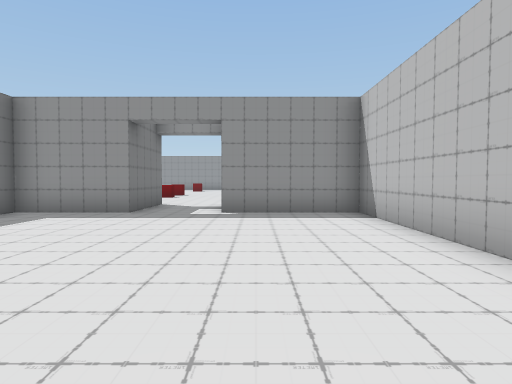
View 1 (above)

18 first-person views from a walk through a 3-D level made in the Unity game engine. The camera is 1.4 m above the floor, tilts 2° down and sees 75° across. The floor is counted in squares, 2 m on a side. Each view is taken from the middle of a square. On the plan, view 1 faces up. The plan holds only what a view shows up to about 10 squares ahead; the rest is blank. The place goes on beyond the plan. The player character is not drawn. Door leaves are left out, so doorways stand open.

View 2
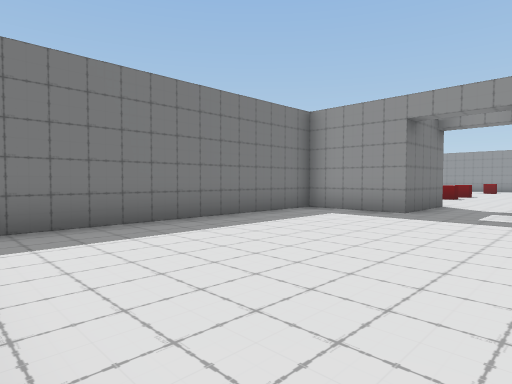

View 3
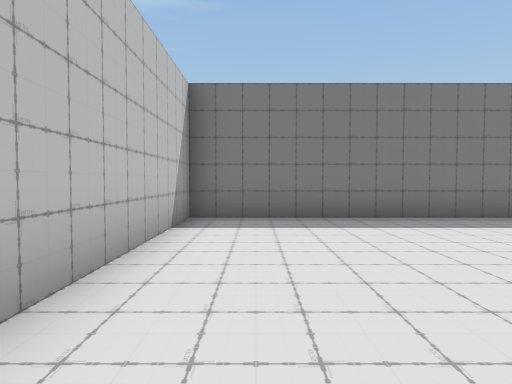

View 4
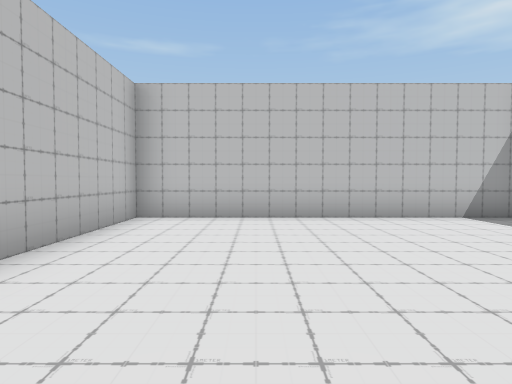

View 5
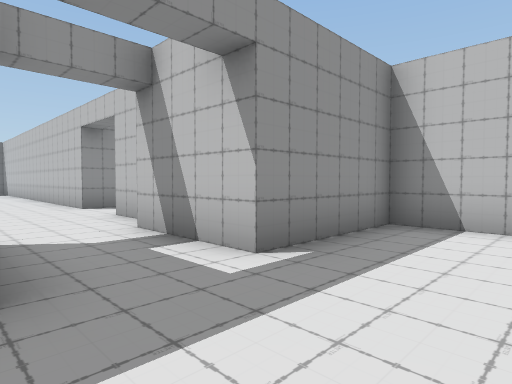

View 6
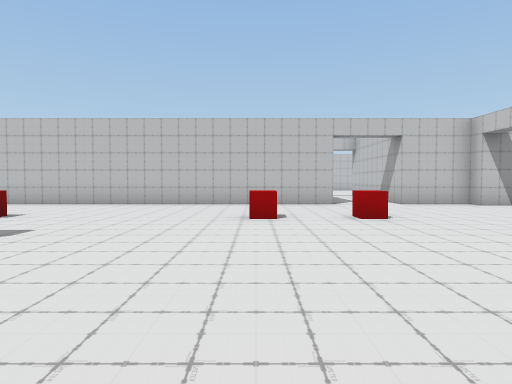

View 7
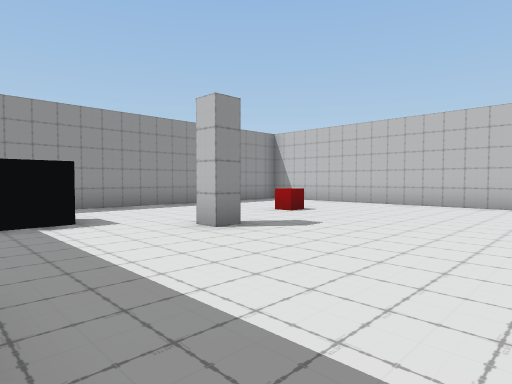

View 8
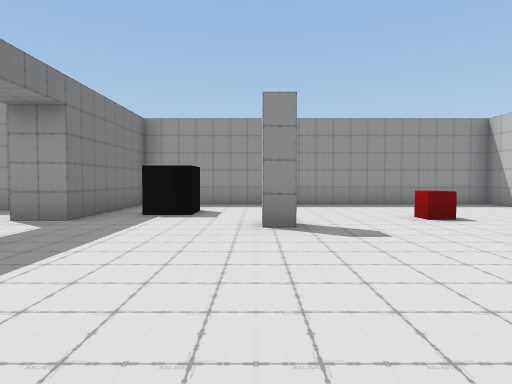

View 9
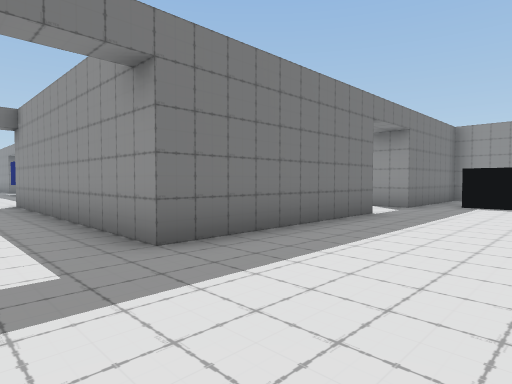

View 10
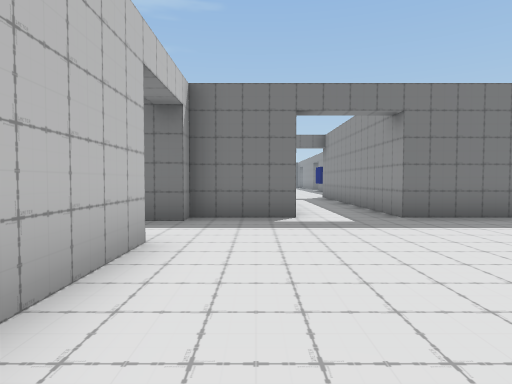

View 11
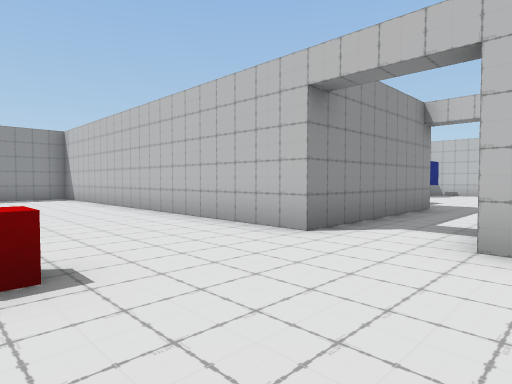

View 12
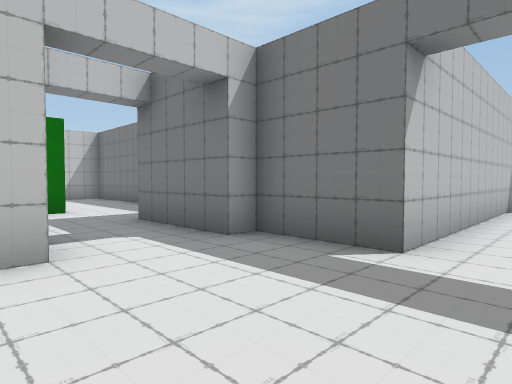

View 13
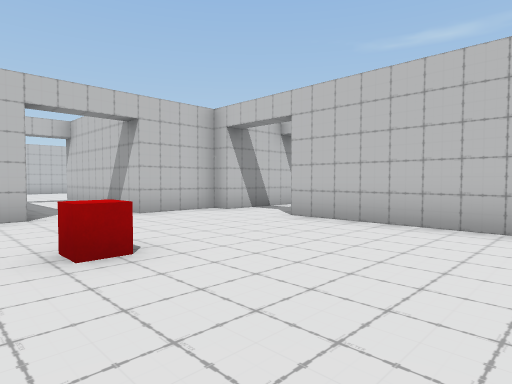

View 14
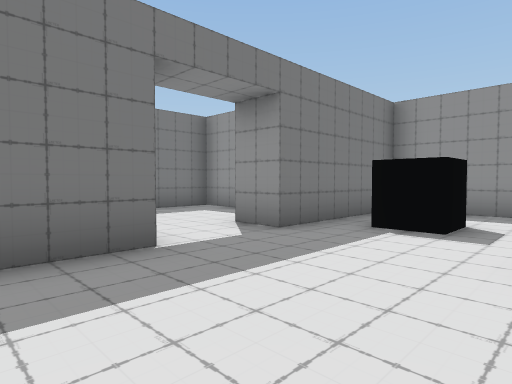

View 15
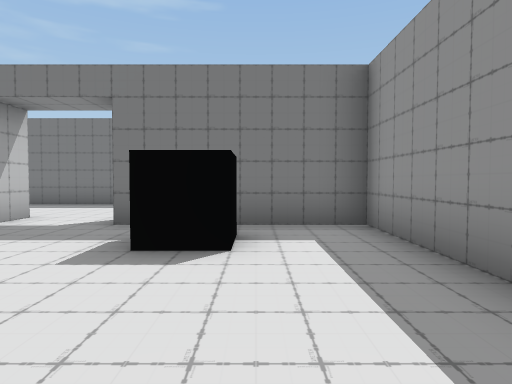

View 16
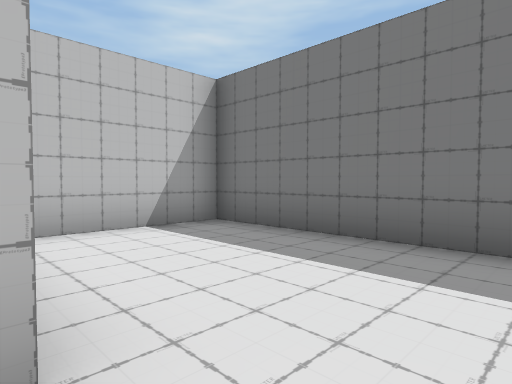

View 17
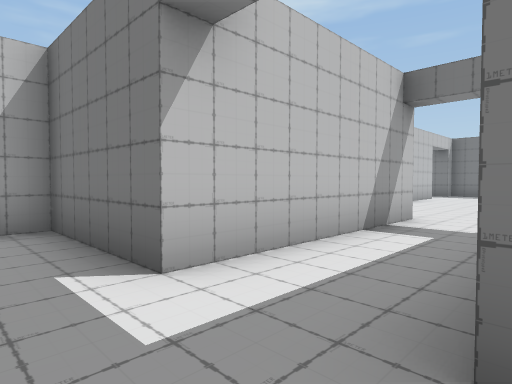

View 18
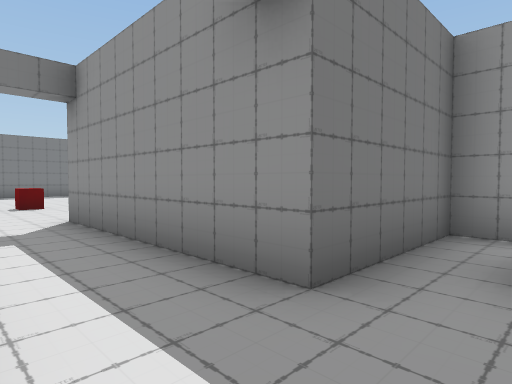

### Floor plan
Ten units are one square. View 1 is at (0, 0); x grows to the right and y downward. Boxes are objects, and circles mark ways between rooms. Rooms are numbered by the first view taken in them; rooms with no view inside come last. Other rooms are left out.
<svg viewBox="-183 -253 243 260">
<path fill="none" stroke="#000" d="M-27 -98 -27 -72 -52 -72 -52 2 23 2 23 -72 -7 -72 -7 -98M-64 -199 -69 -199 -69 -205M-102 -189 -102 -138 -178 -138M-79 -98 -27 -98M-114 -188 -105 -188M-7 -98 -2 -98 -2 -118 48 -118 48 -88 54 -88M-83 -229 -83 -217 -94 -217M55 -168 48 -168 48 -138 -2 -138 -2 -248 -102 -248 -102 -208 -112 -208M-165 -118 -102 -118 -102 -98 -98 -98M-40 -156 -40 -161M-40 -135 -40 -141 -34 -141 -34 -135M-34 -138 -40 -138M-34 -208 -40 -208 -40 -215M-148 -196 -148 -153 -119 -153M-126 -228 -148 -228 -148 -211"/>
<circle cx="-15" cy="-85" r="3" fill="#2a7"/>
<circle cx="-110" cy="-195" r="3" fill="#2a7"/>
<text x="-20" y="-40">1</text>
<text x="-50" y="-160">2</text>
<text x="-130" y="-190">3</text>
</svg>
Room 1 opens to room 2. Room 2 opens to room 3.

Where each view was taken, in squares from view 1:
view 1: 0 up, 0 right, facing up
view 2: 0 up, 0 right, facing up-left
view 3: 1 up, 1 right, facing left
view 4: 6 up, 0 right, facing down
view 5: 5 up, 3 left, facing up-right
view 6: 16 up, 10 left, facing right
view 7: 16 up, 10 left, facing up-right
view 8: 15 up, 7 left, facing up
view 9: 12 up, 7 left, facing up-left
view 10: 11 up, 4 left, facing left
view 11: 11 up, 4 left, facing up-right
view 12: 13 up, 7 left, facing down-left
view 13: 15 up, 7 left, facing down-right
view 14: 17 up, 7 left, facing up-left
view 15: 23 up, 5 left, facing left
view 16: 20 up, 11 left, facing down-left
view 17: 14 up, 6 right, facing down-left
view 18: 12 up, 6 right, facing up-left
